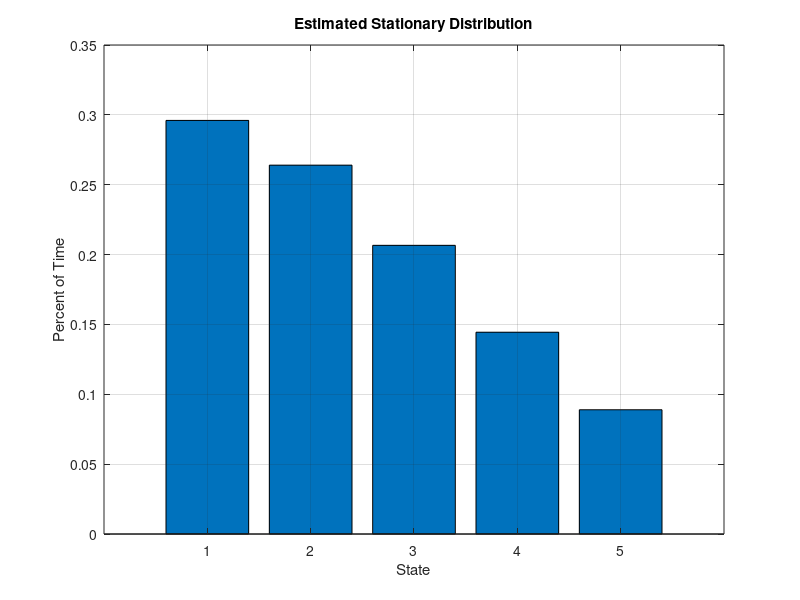
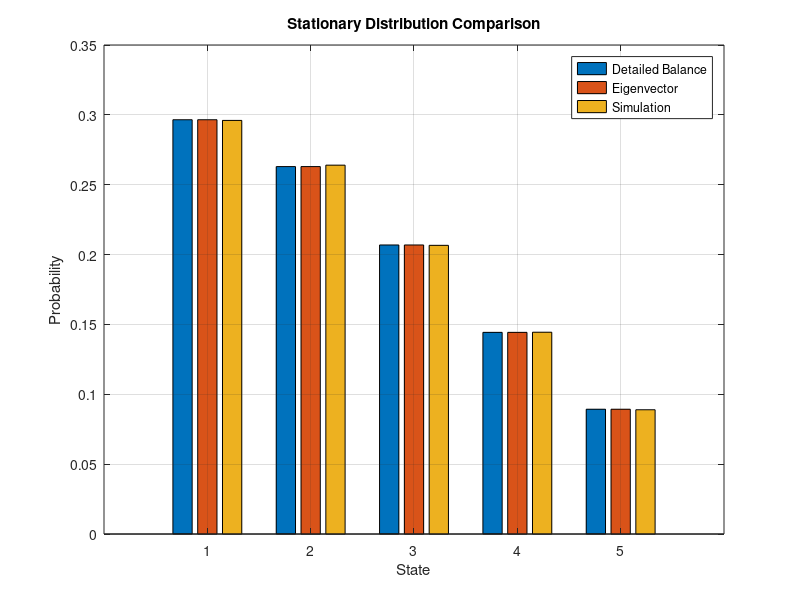

Write the MATLAB code that produced these figures, in order.
a = 0.04;
b = 0.16;
K = 0.1;


%%%%%%%%%%%%%%%%%%%%%%%%%%%%%%%%%%%%%%%%%%%%%%%%%%%%%%%%%%%%%%%%%%%%%%%%%%%
%PART B

P = [ 1-K*exp(a), K*exp(a),              0,                       0,                        0;
      K*exp(b),   1-K*exp(b)-K*exp(2*a), K*exp(2*a),              0,                        0;
      0,          K*exp(2*b),            1-K*exp(2*b)-K*exp(3*a), K*exp(3*a),               0;
      0,          0,                     K*exp(3*b),              1-K*exp(3*b)-K*exp(4*a),  K*exp(4*a);
      0,          0,                     0,                       K*exp(4*b),               1-K*exp(4*b) ];

[V,D] = eig(P');

eigenvalues = diag(D);
[~,idx] = min(abs(eigenvalues - 1));

pi_eigen = V(:,idx);
pi_eigen = pi_eigen / sum(pi_eigen);

fprintf('pi_eigen :')
disp(pi_eigen')

%%%%%%%%%%%%%%%%%%%%%%%%%%%%%%%%%%%%%%%%%%%%%%%%%%%%%%%%%%%%%%%%%%%%%%%%%%%
%PART C
N = 1e6;                 
counts = zeros(1,5);     % visit counts for states
initial_state = randi(5);
state = initial_state;           

for t = 1:N
    counts(state) = counts(state) + 1;
    
    r = rand();   % random number in [0,1)
    
    if state == 1
        p1 = K*exp(a*1);
        if r < p1
            state = 2;
        else
            state = 1;
        end
        
    elseif state == 2
        q2 = K*exp(b*(2-1));
        p2 = K*exp(a*2);
        if r < q2
            state = 1;
        elseif r < q2 + (1 - q2 - p2)
            state = 2;
        else
            state = 3;
        end
        
    elseif state == 3
        q3 = K*exp(b*(3-1));
        p3 = K*exp(a*3);
        if r < q3
            state = 2;
        elseif r < q3 + (1 - q3 - p3)
            state = 3;
        else
            state = 4;
        end
        
    elseif state == 4
        q4 = K*exp(b*(4-1));
        p4 = K*exp(a*4);
        if r < q4
            state = 3;
        elseif r < q4 + (1 - q4 - p4)
            state = 4;
        else
            state = 5;
        end
        
    elseif state == 5
        q5 = K*exp(b*(5-1));
        if r < q5
            state = 4;
        else
            state = 5;
        end
    end
end

pi_sim = counts / N;
fprintf('pi_sim :')
disp(pi_sim)

figure
bar(1:5, pi_sim)
xlabel('State')
ylabel('Percent of Time')
title('Estimated Stationary Distribution')
grid on

%%%%%%%%%%%%%%%%%%%%%%%%%%%%%%%%%%%%%%%%%%%%%%%%%%%%%%%%%%%%%%%%%%%%%%%%%%%
%PART D

pi_detailb = [ (1./(1 + exp(a-b) + exp(3*(a-b)) + exp(6*(a-b)) + exp(10*(a-b)))), (exp(a-b)./(1 + exp(a-b) + exp(3*(a-b)) + exp(6*(a-b)) + exp(10*(a-b)))), (exp(3*(a-b))./(1 + exp(a-b) + exp(3*(a-b)) + exp(6*(a-b)) + exp(10*(a-b)))), (exp(6*(a-b))./(1 + exp(a-b) + exp(3*(a-b)) + exp(6*(a-b)) + exp(10*(a-b)))),   (exp(10*(a-b))./(1 + exp(a-b) + exp(3*(a-b)) + exp(6*(a-b)) + exp(10*(a-b)))) ];

fprintf('pi_detailb :')
disp(pi_detailb)

data = [pi_detailb; pi_eigen'; pi_sim]';
figure
bar(data)
xlabel('State')
ylabel('Probability')
legend('Detailed Balance','Eigenvector','Simulation')
title('Stationary Distribution Comparison')
grid on
